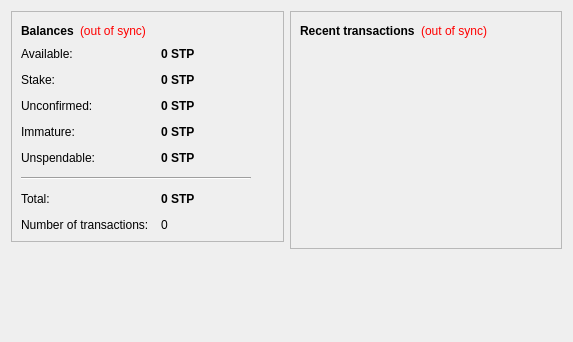
<?xml version="1.0" encoding="UTF-8"?>
<ui version="4.0">
 <class>OverviewPage</class>
 <widget class="QWidget" name="OverviewPage">
  <property name="geometry">
   <rect>
    <x>0</x>
    <y>0</y>
    <width>573</width>
    <height>342</height>
   </rect>
  </property>
  <property name="windowTitle">
   <string>Form</string>
  </property>
  <layout class="QHBoxLayout" name="horizontalLayout" stretch="1,1">
   <item>
    <layout class="QVBoxLayout" name="verticalLayout_2">
     <item>
      <widget class="QFrame" name="frame">
       <property name="frameShape">
        <enum>QFrame::StyledPanel</enum>
       </property>
       <property name="frameShadow">
        <enum>QFrame::Raised</enum>
       </property>
       <layout class="QVBoxLayout" name="verticalLayout_4">
        <item>
         <layout class="QHBoxLayout" name="horizontalLayout_4">
          <item>
           <widget class="QLabel" name="label_5">
            <property name="font">
             <font>
              <weight>75</weight>
              <bold>true</bold>
             </font>
            </property>
            <property name="text">
             <string>Balances</string>
            </property>
           </widget>
          </item>
          <item>
           <widget class="QLabel" name="labelWalletStatus">
            <property name="toolTip">
             <string>The displayed information may be out of date. Your wallet automatically synchronizes with the scryptic network after a connection is established, but this process has not completed yet.</string>
            </property>
            <property name="styleSheet">
             <string notr="true">QLabel { color: red; }</string>
            </property>
            <property name="text">
             <string notr="true">(out of sync)</string>
            </property>
            <property name="alignment">
             <set>Qt::AlignLeading|Qt::AlignLeft|Qt::AlignVCenter</set>
            </property>
           </widget>
          </item>
          <item>
           <spacer name="horizontalSpacer_2">
            <property name="orientation">
             <enum>Qt::Horizontal</enum>
            </property>
            <property name="sizeHint" stdset="0">
             <size>
              <width>40</width>
              <height>20</height>
             </size>
            </property>
           </spacer>
          </item>
         </layout>
        </item>
        <item>
         <layout class="QFormLayout" name="formLayout_2">
          <property name="fieldGrowthPolicy">
           <enum>QFormLayout::AllNonFixedFieldsGrow</enum>
          </property>
          <property name="horizontalSpacing">
           <number>12</number>
          </property>
          <property name="verticalSpacing">
           <number>12</number>
          </property>
          <item row="0" column="0">
           <widget class="QLabel" name="labelAvailableText">
            <property name="toolTip">
             <string>Your current available balance</string>
            </property>
            <property name="text">
             <string>Available:</string>
            </property>
           </widget>
          </item>
          <item row="0" column="1">
           <widget class="QLabel" name="labelAvailable">
            <property name="font">
             <font>
              <weight>75</weight>
              <bold>true</bold>
             </font>
            </property>
            <property name="cursor">
             <cursorShape>IBeamCursor</cursorShape>
            </property>
            <property name="toolTip">
             <string>Your current available balance</string>
            </property>
            <property name="text">
             <string notr="true">0 STP</string>
            </property>
            <property name="alignment">
             <set>Qt::AlignLeading|Qt::AlignLeft|Qt::AlignVCenter</set>
            </property>
            <property name="textInteractionFlags">
             <set>Qt::LinksAccessibleByMouse|Qt::TextSelectableByKeyboard|Qt::TextSelectableByMouse</set>
            </property>
           </widget>
          </item>
          <item row="1" column="0">
           <widget class="QLabel" name="label_6">
            <property name="toolTip">
             <string>Total of coins that was staked, and do not yet count toward the current balance</string>
            </property>
            <property name="text">
             <string>Stake:</string>
            </property>
           </widget>
          </item>
          <item row="1" column="1">
           <widget class="QLabel" name="labelStake">
            <property name="font">
             <font>
              <weight>75</weight>
              <bold>true</bold>
             </font>
            </property>
            <property name="cursor">
             <cursorShape>IBeamCursor</cursorShape>
            </property>
            <property name="toolTip">
             <string>Total of coins that was staked, and do not yet count toward the current balance</string>
            </property>
            <property name="text">
             <string notr="true">0 STP</string>
            </property>
            <property name="alignment">
             <set>Qt::AlignLeading|Qt::AlignLeft|Qt::AlignVCenter</set>
            </property>
            <property name="textInteractionFlags">
             <set>Qt::LinksAccessibleByMouse|Qt::TextSelectableByKeyboard|Qt::TextSelectableByMouse</set>
            </property>
           </widget>
          </item>
          <item row="2" column="0">
           <widget class="QLabel" name="label_3">
            <property name="toolTip">
             <string>Total of transactions that have yet to be confirmed, and do not yet count toward the current balance</string>
            </property>
            <property name="text">
             <string>Unconfirmed:</string>
            </property>
           </widget>
          </item>
          <item row="2" column="1">
           <widget class="QLabel" name="labelUnconfirmed">
            <property name="font">
             <font>
              <weight>75</weight>
              <bold>true</bold>
             </font>
            </property>
            <property name="cursor">
             <cursorShape>IBeamCursor</cursorShape>
            </property>
            <property name="toolTip">
             <string>Total of transactions that have yet to be confirmed, and do not yet count toward the current balance</string>
            </property>
            <property name="text">
             <string notr="true">0 STP</string>
            </property>
            <property name="alignment">
             <set>Qt::AlignLeading|Qt::AlignLeft|Qt::AlignVCenter</set>
            </property>
            <property name="textInteractionFlags">
             <set>Qt::LinksAccessibleByMouse|Qt::TextSelectableByKeyboard|Qt::TextSelectableByMouse</set>
            </property>
           </widget>
          </item>
          <item row="3" column="0">
           <widget class="QLabel" name="labelImmatureText">
            <property name="toolTip">
             <string>Mined balance that has not yet matured</string>
            </property>
            <property name="text">
             <string>Immature:</string>
            </property>
           </widget>
          </item>
          <item row="3" column="1">
           <widget class="QLabel" name="labelImmature">
            <property name="font">
             <font>
              <weight>75</weight>
              <bold>true</bold>
             </font>
            </property>
            <property name="toolTip">
             <string>Mined balance that has not yet matured</string>
            </property>
            <property name="text">
             <string notr="true">0 STP</string>
            </property>
            <property name="alignment">
             <set>Qt::AlignLeading|Qt::AlignLeft|Qt::AlignVCenter</set>
            </property>
            <property name="textInteractionFlags">
             <set>Qt::LinksAccessibleByMouse|Qt::TextSelectableByKeyboard|Qt::TextSelectableByMouse</set>
            </property>
           </widget>
          </item>
          <item row="4" column="0">
           <widget class="QLabel" name="labelBalanceWatchOnlyText">
            <property name="toolTip">
             <string>Your unspendable balance</string>
            </property>
            <property name="text">
             <string>Unspendable:</string>
            </property>
           </widget>
          </item>
          <item row="4" column="1">
           <widget class="QLabel" name="labelBalanceWatchOnly">
            <property name="font">
             <font>
              <weight>75</weight>
              <bold>true</bold>
             </font>
            </property>
            <property name="cursor">
             <cursorShape>IBeamCursor</cursorShape>
            </property>
            <property name="toolTip">
             <string>Your unspendable balance</string>
            </property>
            <property name="text">
             <string notr="true">0 STP</string>
            </property>
            <property name="alignment">
             <set>Qt::AlignLeading|Qt::AlignLeft|Qt::AlignVCenter</set>
            </property>
            <property name="textInteractionFlags">
             <set>Qt::LinksAccessibleByMouse|Qt::TextSelectableByKeyboard|Qt::TextSelectableByMouse</set>
            </property>
           </widget>
          </item>
          <item row="5" column="0" colspan="2">
           <widget class="Line" name="line">
            <property name="maximumSize">
             <size>
              <width>230</width>
              <height>16777215</height>
             </size>
            </property>
            <property name="orientation">
             <enum>Qt::Horizontal</enum>
            </property>
           </widget>
          </item>
          <item row="6" column="0">
           <widget class="QLabel" name="labelTotalText">
            <property name="toolTip">
             <string>Your current total balance</string>
            </property>
            <property name="text">
             <string>Total:</string>
            </property>
           </widget>
          </item>
          <item row="6" column="1">
           <widget class="QLabel" name="labelTotal">
            <property name="font">
             <font>
              <weight>75</weight>
              <bold>true</bold>
             </font>
            </property>
            <property name="toolTip">
             <string>Your current total balance</string>
            </property>
            <property name="text">
             <string notr="true">0 STP</string>
            </property>
            <property name="alignment">
             <set>Qt::AlignLeading|Qt::AlignLeft|Qt::AlignVCenter</set>
            </property>
            <property name="textInteractionFlags">
             <set>Qt::LinksAccessibleByMouse|Qt::TextSelectableByKeyboard|Qt::TextSelectableByMouse</set>
            </property>
           </widget>
          </item>
          <item row="7" column="0">
           <widget class="QLabel" name="label_2">
            <property name="toolTip">
             <string>Total number of transactions in wallet</string>
            </property>
            <property name="text">
             <string>Number of transactions:</string>
            </property>
           </widget>
          </item>
          <item row="7" column="1">
           <widget class="QLabel" name="labelNumTransactions">
            <property name="toolTip">
             <string>Total number of transactions in wallet</string>
            </property>
            <property name="text">
             <string notr="true">0</string>
            </property>
           </widget>
          </item>
         </layout>
        </item>
       </layout>
      </widget>
     </item>
     <item>
      <spacer name="verticalSpacer">
       <property name="orientation">
        <enum>Qt::Vertical</enum>
       </property>
       <property name="sizeHint" stdset="0">
        <size>
         <width>20</width>
         <height>40</height>
        </size>
       </property>
      </spacer>
     </item>
    </layout>
   </item>
   <item>
    <layout class="QVBoxLayout" name="verticalLayout_3">
     <item>
      <widget class="QFrame" name="frame_2">
       <property name="frameShape">
        <enum>QFrame::StyledPanel</enum>
       </property>
       <property name="frameShadow">
        <enum>QFrame::Raised</enum>
       </property>
       <layout class="QVBoxLayout" name="verticalLayout">
        <item>
         <layout class="QHBoxLayout" name="horizontalLayout_2">
          <item>
           <widget class="QLabel" name="label_4">
            <property name="text">
             <string>&lt;b&gt;Recent transactions&lt;/b&gt;</string>
            </property>
           </widget>
          </item>
          <item>
           <widget class="QLabel" name="labelTransactionsStatus">
            <property name="toolTip">
             <string>The displayed information may be out of date. Your wallet automatically synchronizes with the scryptic network after a connection is established, but this process has not completed yet.</string>
            </property>
            <property name="styleSheet">
             <string notr="true">QLabel { color: red; }</string>
            </property>
            <property name="text">
             <string notr="true">(out of sync)</string>
            </property>
            <property name="alignment">
             <set>Qt::AlignRight|Qt::AlignTrailing|Qt::AlignVCenter</set>
            </property>
           </widget>
          </item>
          <item>
           <spacer name="horizontalSpacer">
            <property name="orientation">
             <enum>Qt::Horizontal</enum>
            </property>
            <property name="sizeHint" stdset="0">
             <size>
              <width>40</width>
              <height>20</height>
             </size>
            </property>
           </spacer>
          </item>
         </layout>
        </item>
        <item>
         <widget class="QListView" name="listTransactions">
          <property name="styleSheet">
           <string notr="true">QListView { background: transparent; }</string>
          </property>
          <property name="frameShape">
           <enum>QFrame::NoFrame</enum>
          </property>
          <property name="verticalScrollBarPolicy">
           <enum>Qt::ScrollBarAlwaysOff</enum>
          </property>
          <property name="horizontalScrollBarPolicy">
           <enum>Qt::ScrollBarAlwaysOff</enum>
          </property>
          <property name="selectionMode">
           <enum>QAbstractItemView::NoSelection</enum>
          </property>
         </widget>
        </item>
       </layout>
      </widget>
     </item>
     <item>
      <spacer name="verticalSpacer_2">
       <property name="orientation">
        <enum>Qt::Vertical</enum>
       </property>
       <property name="sizeHint" stdset="0">
        <size>
         <width>20</width>
         <height>40</height>
        </size>
       </property>
      </spacer>
     </item>
    </layout>
   </item>
  </layout>
 </widget>
 <resources/>
 <connections/>
</ui>
